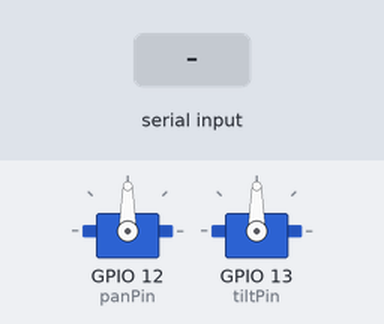
The sketch below on a simulated ESP32. On the bench: 2 × servo. The test bench sets the inputs (shaded band).

Above: at 2.2 s.
2.3 s: "PAN:\n" received over Serial
At 3.5 s:
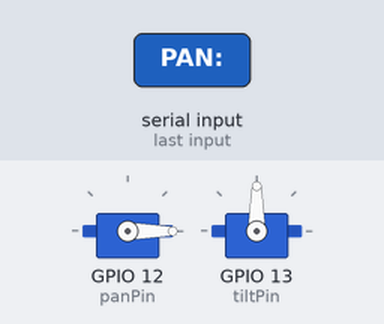
3.8 s: "TILT:\n" received over Serial
At 4.8 s:
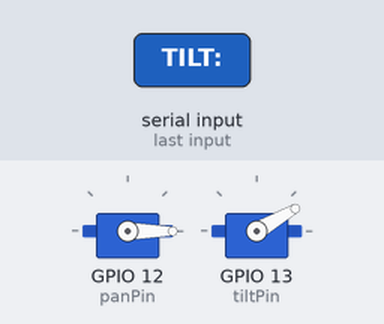
5.3 s: "PAN:90\n" received over Serial
At 6.0 s:
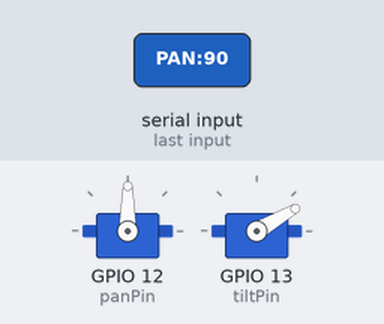
6.8 s: "PAN:,45\n" received over Serial
At 7.1 s:
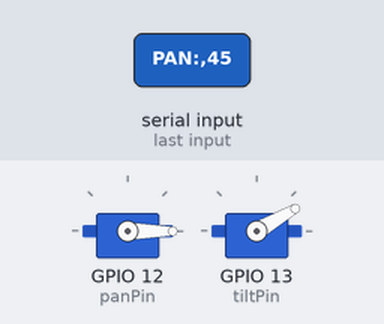
8.3 s: "TILT:90\n" received over Serial
At 9.5 s:
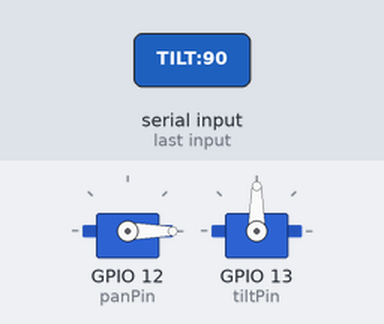
Timing chart, 0 to 10.8 s (numbered marks = the images above; inputs shaded):
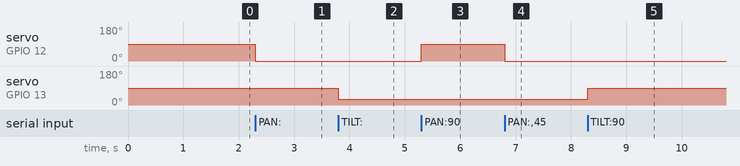

Measured:
- after the input at 2.3 s, servo on GPIO 12 (panPin): 90° → 0° at once
- after the input at 3.8 s, servo on GPIO 13 (tiltPin): 90° → 30° at once
- after the input at 5.3 s, servo on GPIO 12 (panPin): 0° → 90° at once
- after the input at 6.8 s, servo on GPIO 12 (panPin): 90° → 0° at once
- after the input at 8.3 s, servo on GPIO 13 (tiltPin): 30° → 90° at once

The sketch:

cntrl2.ino
```cpp
#include <ESP32Servo.h>

Servo panServo;
Servo tiltServo;

const int panPin = 12;
const int tiltPin = 13;

int panAngle = 90;
int tiltAngle = 90;
//
void setup() {
  Serial.begin(115200);
  panServo.attach(panPin);
  tiltServo.attach(tiltPin);

  panAngle = constrain(panAngle, 0, 180);
  tiltAngle = constrain(tiltAngle, 30, 120);

  panServo.write(panAngle);
  tiltServo.write(tiltAngle);
  delay(1000);
}

void loop() {
  if (Serial.available() > 0) {
    String command = Serial.readStringUntil('\n');
    command.trim();

    if (command.startsWith("PAN:")) {
      panAngle = command.substring(4).toInt();
      panAngle = constrain(panAngle, 0, 180);
      panServo.write(panAngle);
    }
    else if (command.startsWith("TILT:")) {
      tiltAngle = command.substring(5).toInt();
      tiltAngle = constrain(tiltAngle, 30, 120);
      tiltServo.write(tiltAngle);
    }
  }
}
```
